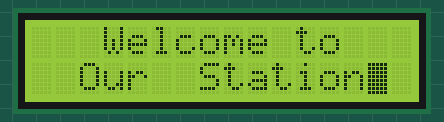
This program was run on a simulated ATmega32, built with avr-gcc and emulated at 8 MHz. On the bench: 16×2 character LCD. Wiring (inferred from the names in the program): character LCD (HD44780): RS PB4; R/W PB5; E PB6; data PC0, PC1, PC2, PC3, PC4, PC5, PC6, PC7.

Above: at 1.5 s.
At 3.8 s:
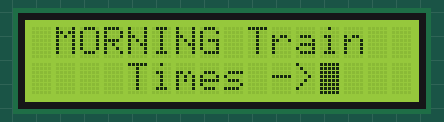
At 6.0 s:
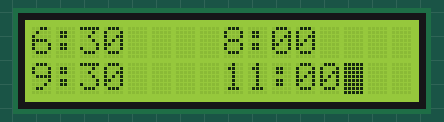
At 9.5 s:
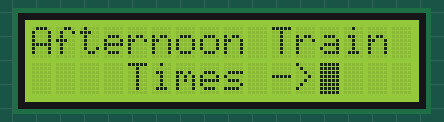
At 15.0 s:
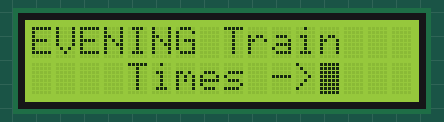
At 17.3 s:
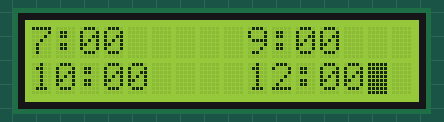

Measured:
- by itself, everything shown: repeats every 19.4 s, in 161 steps
- what the display in image 0 shows lasts 1.1 s, from 1.5 s to 2.6 s
- what the display in image 2 shows lasts 2.2 s, from 6.0 s to 8.2 s
- what the display in image 5 shows lasts 2.2 s, from 17.2 s to 19.4 s

The program:

main.c
```c
/*

 * main.c
 *
 *  Created on: Sep 10, 2021
 *      Author: Ghada
 */

#include "LSTD_TYPES.h"
#include "LBIT_MATH.h"
#include "MDIO_interface.h"
#include "HLCD_interface.h"
#include "MUART_interface.h"

#define F_CPU   8000000UL
#include "util/delay.h"


void lcd (void);

int main(void)
{
   while(1)
   {

	    hlcd_init();

	    	lcd();

   }

    return 0;

}

/*this function used to display train times on LCD*/
void lcd(void)
{
	/*Train times on LCD*/
			hlcd_setCursor(ROW_0,COL_3);
			hlcd_displayString((u8_t*) "Welcome to");
			hlcd_setCursor(ROW_1,COL_2);
			hlcd_displayString((u8_t*) "Our  Station");
		_delay_ms(1000);
		hlcd_clear();

			hlcd_setCursor(ROW_0,COL_1);
			hlcd_displayString((u8_t*) "MORNING Train");
			hlcd_setCursor(ROW_1,COL_4);
			hlcd_displayString((u8_t*) "Times ->");

		_delay_ms(1000);
		hlcd_clear();

			hlcd_setCursor(ROW_0,COL_0);
			hlcd_displayString((u8_t*) "6:30");
			hlcd_setCursor(ROW_0,COL_8);
			hlcd_displayString((u8_t*) "8:00");
			hlcd_setCursor(ROW_1,COL_0);
			hlcd_displayString((u8_t*) "9:30");
			hlcd_setCursor(ROW_1,COL_8);
			hlcd_displayString((u8_t*) "11:00");

	    _delay_ms(2000);
		hlcd_clear();

			hlcd_setCursor(ROW_0,COL_0);
			hlcd_displayString((u8_t*) "Afternoon Train");
			hlcd_setCursor(ROW_1,COL_4);
			hlcd_displayString((u8_t*) "Times ->");

		_delay_ms(1000);
		hlcd_clear();

			hlcd_setCursor(ROW_0,COL_0);
			hlcd_displayString((u8_t*) "12:30");
			hlcd_setCursor(ROW_0,COL_9);
			hlcd_displayString((u8_t*) "2:00");
			hlcd_setCursor(ROW_1,COL_0);
			hlcd_displayString((u8_t*) "3:30");
		    hlcd_setCursor(ROW_1,COL_9);
			hlcd_displayString((u8_t*) "5:00");

		_delay_ms(2000);
		hlcd_clear();

		        hlcd_setCursor(ROW_0,COL_0);
				hlcd_displayString((u8_t*) "EVENING Train");
				hlcd_setCursor(ROW_1,COL_4);
				hlcd_displayString((u8_t*) "Times ->");

		_delay_ms(1000);
		hlcd_clear();

				hlcd_setCursor(ROW_0,COL_0);
				hlcd_displayString((u8_t*) "7:00");
				hlcd_setCursor(ROW_0,COL_9);
				hlcd_displayString((u8_t*) "9:00");
				hlcd_setCursor(ROW_1,COL_0);
				hlcd_displayString((u8_t*) "10:00");
				hlcd_setCursor(ROW_1,COL_9);
				hlcd_displayString((u8_t*) "12:00");

		_delay_ms(2000);
		hlcd_clear();

	return;
}
```

HLCD_interface.h
```c
/*
 * Name: HLCD_interface.h
 *  Author: Ghada Hussein
 *  Version: v1.0
 */

#ifndef HLCD_INTERFACE_H_
#define HLCD_INTERFACE_H_
/******************************************************************************************************************/
/*                                            Interfacing macros                                                                    */
/******************************************************************************************************************/

/*LCD Rows*/
#define ROW_0  (0)
#define ROW_1  (1)

/*LCD Columns*/
#define COL_0        (0)
#define COL_1  		 (1)
#define COL_2  		 (2)
#define COL_3  		 (3)
#define COL_4 		 (4)
#define COL_5  		 (5)
#define COL_6  		 (6)
#define COL_7 		 (7)
#define COL_8  		 (8)
#define COL_9 		 (9)
#define COL_10 		(10)
#define COL_11 		(11)
#define COL_12 		(12)
#define COL_13 		(13)
#define COL_14 		(14)
#define COL_15 		(15)

/******************************************************************************************************************/
/*                                           Functions' prototypes                                                                  */
/******************************************************************************************************************/


/*this function is used to initialize LCD module*/
void hlcd_init(void);

/*this function is used to display a custom character from ASCII table*/
void hlcd_displayCharacter(u8_t au8_charData);

/*this function is used to display a custom series of characters from ASCII table*/
void hlcd_displayString(u8_t* pu8_stringData);

/*this function is used to set the cursor at specific location at LCD*/
void hlcd_setCursor(u8_t au8_row, u8_t au8_col);

/*this function is used to clear LCD*/
void hlcd_clear(void);

#endif /* HLCD_INTERFACE_H_ */
```

HLCD_program.c
```c
/*
 *Name: HLCD_program.c
 *Author: Ghada Hussein
 *Version: v1.0
 */

/******************************************************************************************************************/
/*                        Includes                                                                                                 */
/******************************************************************************************************************/

#include "LSTD_TYPES.h"
#include "LBIT_MATH.h"
#include "MDIO_interface.h"
#include "HLCD_private.h"
#include "HLCD_interface.h"


#define F_CPU   8000000UL
#include "util/delay.h"

/******************************************************************************************************************/
/*                                   Function                                                                                                */
/******************************************************************************************************************/

static void hlcd_sendData(u8_t au8_data)  /*0b11001100*/
{
	/*setting RS pin to high for sending data*/
	mdio_setPinValue(HLCD_CTRL_PORT, HLCD_RS_PIN, HIGH);

	/*setting RW pin to low for writing data/Cmd*/
	mdio_setPinValue(HLCD_CTRL_PORT, HLCD_RW_PIN, LOW);

	/*Passing data over data pins*/
	mdio_setPinValue(HLCD_DATA_PORT, HLCD_D0_PIN, GET_BIT(au8_data, 0));
	mdio_setPinValue(HLCD_DATA_PORT, HLCD_D1_PIN, GET_BIT(au8_data, 1));
	mdio_setPinValue(HLCD_DATA_PORT, HLCD_D2_PIN, GET_BIT(au8_data, 2));
	mdio_setPinValue(HLCD_DATA_PORT, HLCD_D3_PIN, GET_BIT(au8_data, 3));
	mdio_setPinValue(HLCD_DATA_PORT, HLCD_D4_PIN, GET_BIT(au8_data, 4));
	mdio_setPinValue(HLCD_DATA_PORT, HLCD_D5_PIN, GET_BIT(au8_data, 5));
	mdio_setPinValue(HLCD_DATA_PORT, HLCD_D6_PIN, GET_BIT(au8_data, 6));
	mdio_setPinValue(HLCD_DATA_PORT, HLCD_D7_PIN, GET_BIT(au8_data, 7));
    /*triggering data by enable signal*/
	mdio_setPinValue(HLCD_CTRL_PORT, HLCD_EN_PIN, LOW);
	 _delay_ms(50);
	 mdio_setPinValue(HLCD_CTRL_PORT, HLCD_EN_PIN, HIGH);


	/*return from this function*/
		return;
}

static void hlcd_sendCmd(u8_t au8_cmd)
{
	/*setting RS pin to high for sending data*/
			mdio_setPinValue(HLCD_CTRL_PORT, HLCD_RS_PIN, LOW);

			/*setting RW pin to low for writing data/cmd*/
			mdio_setPinValue(HLCD_CTRL_PORT, HLCD_RW_PIN, LOW);

			/*Passing data over data pins*/
			mdio_setPinValue(HLCD_DATA_PORT, HLCD_D0_PIN, GET_BIT(au8_cmd, 0));
			mdio_setPinValue(HLCD_DATA_PORT, HLCD_D1_PIN, GET_BIT(au8_cmd, 1));
			mdio_setPinValue(HLCD_DATA_PORT, HLCD_D2_PIN, GET_BIT(au8_cmd, 2));
			mdio_setPinValue(HLCD_DATA_PORT, HLCD_D3_PIN, GET_BIT(au8_cmd, 3));
			mdio_setPinValue(HLCD_DATA_PORT, HLCD_D4_PIN, GET_BIT(au8_cmd, 4));
			mdio_setPinValue(HLCD_DATA_PORT, HLCD_D5_PIN, GET_BIT(au8_cmd, 5));
			mdio_setPinValue(HLCD_DATA_PORT, HLCD_D6_PIN, GET_BIT(au8_cmd, 6));
			mdio_setPinValue(HLCD_DATA_PORT, HLCD_D7_PIN, GET_BIT(au8_cmd, 7));
            /*triggering data by enable signal*/
			mdio_setPinValue(HLCD_CTRL_PORT, HLCD_EN_PIN, LOW);
			 _delay_ms(50);
			 mdio_setPinValue(HLCD_CTRL_PORT, HLCD_EN_PIN, HIGH);


	/*return from this function*/
		return;
}


void hlcd_init(void)
{
	/*Setting control port pins to output*/
	mdio_setPinStatus(HLCD_CTRL_PORT, (HLCD_RS_PIN | HLCD_RW_PIN | HLCD_EN_PIN), OUTPUT);

	/*Setting data port pins to output*/
	mdio_setPinStatus(HLCD_DATA_PORT, (HLCD_D0_PIN | HLCD_D1_PIN | HLCD_D2_PIN | HLCD_D3_PIN |
                                       HLCD_D4_PIN | HLCD_D5_PIN | HLCD_D6_PIN | HLCD_D7_PIN ), OUTPUT);

	/*Setting enable pin to high*/
	mdio_setPinValue(HLCD_CTRL_PORT, HLCD_EN_PIN, HIGH);

	/*waiting for VDD to reach 4.5V*/
		_delay_ms(50);

	/*Sending function set command*/
		hlcd_sendCmd(0x3C);

	/*Delaying for 1ms*/
		_delay_ms(1);

	/*Sending display on/off command*/
	   hlcd_sendCmd(0x0F);

	/*Delaying for 1ms*/
		_delay_ms(1);

	/*Sending display clear command*/
		hlcd_sendCmd(0x01);

	/*Delaying for 2ms*/
		_delay_ms(2);

	/*Sending display mode set command*/
		hlcd_sendCmd(0x06);

	/*Delaying for 1ms*/
		_delay_ms(1);


	/*return from this function*/
	return;
}


void hlcd_displayCharacter(u8_t au8_charData)
{
	hlcd_sendData(au8_charData);

	/*return from this function*/
		return;
}


void hlcd_displayString(u8_t* pu8_strData)
{

   while(*pu8_strData != '\0')
   	   {
	       /*Sending character data*/
	           hlcd_sendData(*pu8_strData);
	       /*Incrementing pointer address*/
	           pu8_strData++;

   	   }

	/*return from this function*/
		return;
}


void hlcd_setCursor(u8_t au8_row, u8_t au8_col)
{
	/*Switching over LCD rows*/
	switch (au8_row)
	{
	/*in case of choosing row 0*/
		case ROW_0:
			/*sending set cursor command at line 1*/
			hlcd_sendCmd(( (0x80) | au8_col));

			/*break from this case*/
		  break;

	/*in case of choosing row 1*/
		case ROW_1:
			/*sending set cursor command at line 2*/
						hlcd_sendCmd(( (0xC0) | au8_col));
			/*break from this case*/
	      break;
    /*in case of default*/
		default:
			/*break from this case*/
			break;

	}

	/*return from this function*/
		return;
}

/*this function used to clear LCD*/
void hlcd_clear(void)
{
	hlcd_sendCmd(0x01);
	/*return from this function*/
	return;
}


#ifndef HLCD_PROGRAM_C_
#define HLCD_PROGRAM_C_


#endif /* HLCD_PROGRAM_C_ */
```

MDIO_interface.h
```c
/*
 * Name: MDIO_interface.h
 * Author: Ghada Hussein
 * Description: This file contains interfacing information of DIO module
 * Version: v1.0
 * */

/*Header file guard*/
#ifndef MDIO_INTERFACE_H_
#define MDIO_INTERFACE_H_

/************************************************************************************************/
/*                                      Interfacing macros                                      */
/************************************************************************************************/

/*DIO Ports*/
#define PORTA         (1)
#define PORTB         (2)
#define PORTC         (3)
#define PORTD         (4)

/*DIO Port pins*/
#define PIN0          (0b00000001)
#define PIN1          (0b00000010)
#define PIN2          (0b00000100)
#define PIN3          (0b00001000)
#define PIN4          (0b00010000)
#define PIN5          (0b00100000)
#define PIN6          (0b01000000)
#define PIN7          (0b10000000)

/*DIO Pin status*/
#define OUTPUT        (1)
#define INPUT_FLOAT   (2)
#define INPUT_PULLUP  (3)

/*DIO Pin values*/
#define LOW           (0)
#define HIGH          (1)

/************************************************************************************************/
/*                                    Functions' prototypes                                     */
/************************************************************************************************/

/*This function is used to set a specific pin status [OUTPUT - INPUT FLOAT - INPUT PULLUP]*/
void mdio_setPinStatus(u8_t au8_port, u8_t au8_pin, u8_t au8_status);

/*This function is used to generate [0 or 1] over a specific pin*/
void mdio_setPinValue(u8_t au8_port, u8_t au8_pin, u8_t au8_value);

/*This function is used to toggle pin value [0 -> 1, 1 -> 0] over a specific pin*/
void mdio_togglePinValue(u8_t au8_port, u8_t au8_pin);

/*This function is used to get the value of a specific pin*/
u8_t mdio_getPinValue(u8_t au8_port, u8_t au8_pin);

#endif /* MDIO_INTERFACE_H_ */
```

MUART_interface.h
```c
/*
 * MUART_interface.h
 *
 *  Created on: Sep 1, 2021
 *      Author: ncm
 */

#ifndef MCAL_DRIVERS_UART_MUART_INTERFACE_H_
#define MCAL_DRIVERS_UART_MUART_INTERFACE_H_

#include "LBIT_MATH.h"
#include "LSTD_TYPES.h"

void MUART_Init(void);

void MUART_Send_Data(u8_t data);

u8_t MUART_Recieve_Data(void);

#endif /* MCAL_DRIVERS_UART_MUART_INTERFACE_H_ */
```

MUART_program.c
```c
/*
 * MUART_program.c
 *
 *  Created on: Sep 1, 2021
 *      Author: ncm
 */

#include "MUART_interface.h"
#include "MUART_private.h"
#include "LBIT_MATH.h"
#include "LSTD_TYPES.h"

void MUART_Init(void)
{

   u8_t local_UCSRC = 0x00 ;
   SET_BIT(local_UCSRC , 7 ) ;  //select UCSRC
    // one - stop bit
   CLEAR_BIT(local_UCSRC,USBS) ;
   //No parity
   CLEAR_BIT(local_UCSRC , UPM0) ;
   CLEAR_BIT(local_UCSRC , UPM1) ;
   // Asynchronous
   CLEAR_BIT(local_UCSRC , UMSEL);
   //8-bit data
   SET_BIT(local_UCSRC ,  UCSZ0 ) ;
   SET_BIT(local_UCSRC ,  UCSZ1 ) ;
   CLEAR_BIT(UCSRB , UCSZ2);
   //No interrupt
   UCSRB &= 0x04 ;
   //Setting UCSEC
   UCSRC = local_UCSRC ;
   local_UCSRC = 0x00 ;
   //baud rate 9600
   CLEAR_BIT(local_UCSRC , 7 );  //select UBRRH
   UBRRL = 51 ;
   //Enable UART Protocol
   SET_BIT(UCSRB , TXEN);
   SET_BIT(UCSRB , RXEN);
}


void MUART_Send_Data(u8_t data)
{
	 while(!GET_BIT(UCSRA , UDRE)) ;
	 UDR = data ;
   return ;
}


u8_t MUART_Recieve_Data(void)
{
	u8_t data ;
	while(!GET_BIT(UCSRA , RXC)) ;
	data = UDR ;
	return data ;
}
```

HLCD_private.h
```c
/*
 * Name: HLCD_private.h
 * Author: Ghada Hussein
 * Version: v1.0
 */

#ifndef HLCD_PRIVATE_H_
#define HLCD_PRIVATE_H_
/******************************************************************************************************************/
/*                                          LCD Connection                                                        */
/******************************************************************************************************************/


/*LCD Control port*/
#define HLCD_CTRL_PORT  (PORTB)

/*LCD Control pins*/
#define HLCD_RS_PIN     (PIN4)
#define HLCD_RW_PIN     (PIN5)
#define HLCD_EN_PIN     (PIN6)


/*LCD Control port*/
#define HLCD_DATA_PORT  (PORTC)

/*LCD Control pins*/
#define HLCD_D0_PIN     (PIN0)
#define HLCD_D1_PIN     (PIN1)
#define HLCD_D2_PIN     (PIN2)
#define HLCD_D3_PIN     (PIN3)
#define HLCD_D4_PIN     (PIN4)
#define HLCD_D5_PIN     (PIN5)
#define HLCD_D6_PIN     (PIN6)
#define HLCD_D7_PIN     (PIN7)


#endif /* HLCD_PRIVATE_H_ */
```

LBIT_MATH.h
```c
/*
 * Name: LBIT_MATH.h
 * Author: Ghada Hussein
 * Description: This file contains the bit mathematical operations
 * Version: v1.0
 * */

/*Header file guard*/
#ifndef LBIT_MATH_H_
#define LBIT_MATH_H_

/************************************************************************************************/
/*                                    Bit math operations                                       */
/************************************************************************************************/

/*Setting a specific register bit to 1*/
#define SET_BIT(REG, BIT)       REG |= (1 << BIT)

/*Setting a specific register bit to 0*/
#define CLEAR_BIT(REG, BIT)     REG &= ~(1 << BIT)

/*Toggling a specific register bit*/
#define TOGGLE_BIT(REG, BIT)    REG ^= (1 << BIT)

/*Getting a specific register bit value*/
#define GET_BIT(REG, BIT)       ((REG >> BIT) & 1)

#endif /* LBIT_MATH_H_ */
```

LSTD_TYPES.h
```c
/*
 * Name: LSTD_TYPES.h
 * Author: Ghada Hussein
 * Description: This file contains the standard types of development
 * Version: v1.0
 * */

/*Header file guard*/
#ifndef LSTD_TYPES_H_
#define LSTD_TYPES_H_

/************************************************************************************************/
/*                                    Standard data types                                       */
/************************************************************************************************/

/*1 byte data types*/
typedef unsigned char  u8_t;
typedef signed char    s8_t;

/*2 bytes data types*/
typedef unsigned short u16_t;
typedef signed short   s16_t;

/*4 bytes data types*/
typedef unsigned long u32_t;
typedef signed long   s32_t;

/*Floating data types*/
typedef float          f32_t;
typedef double         f64_t;

#endif /* LSTD_TYPES_H_ */
```

MDIO_private.h
```c
/*
 * Name: MDIO_private.h
 * Author: Ghada Hussein
 * Description: This file contains private information of DIO module
 * Version: v1.0
 * */

/*Header file guard*/
#ifndef MDIO_PRIVATE_H_
#define MDIO_PRIVATE_H_


/************************************************************************************************/
/*                                         DIO Registers                                        */
/************************************************************************************************/

/*PORTA registers*/
#define MDIO_PORTA           (*(volatile u8_t *)(0x3B))
#define MDIO_DDRA            (*(volatile u8_t *)(0x3A))
#define MDIO_PINA            (*(volatile u8_t *)(0x39))

/*PORTB registers*/
#define MDIO_PORTB           (*(volatile u8_t *)(0x38))
#define MDIO_DDRB            (*(volatile u8_t *)(0x37))
#define MDIO_PINB            (*(volatile u8_t *)(0x36))

/*PORTC registers*/
#define MDIO_PORTC           (*(volatile u8_t *)(0x35))
#define MDIO_DDRC            (*(volatile u8_t *)(0x34))
#define MDIO_PINC            (*(volatile u8_t *)(0x33))

/*PORTD registers*/
#define MDIO_PORTD           (*(volatile u8_t *)(0x32))
#define MDIO_DDRD            (*(volatile u8_t *)(0x31))
#define MDIO_PIND            (*(volatile u8_t *)(0x30))

#endif /* MDIO_PRIVATE_H_ */
```

Source omitted: MDIO_program.c (9456 bytes), MUART_private.h (1848 bytes)
